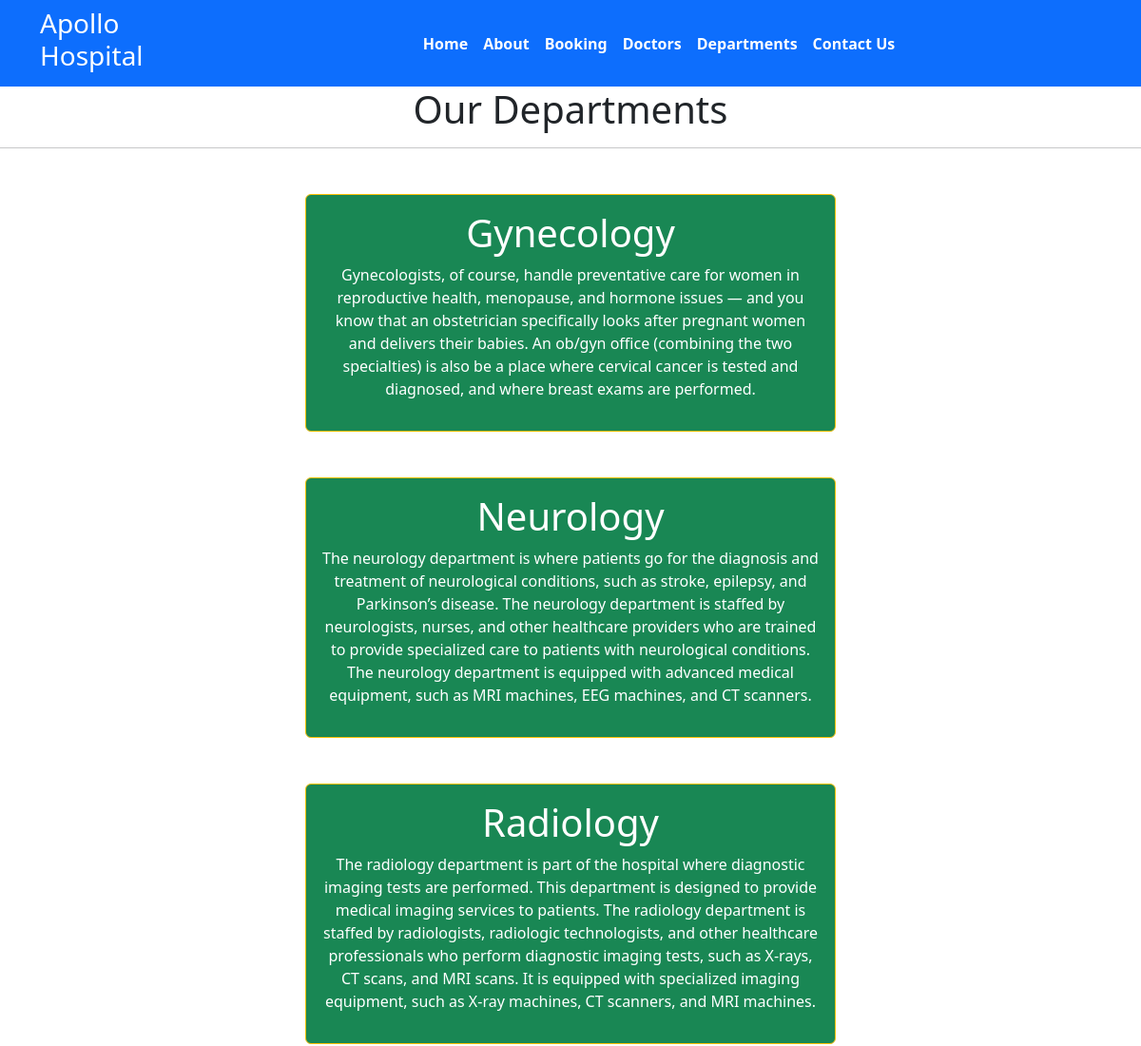
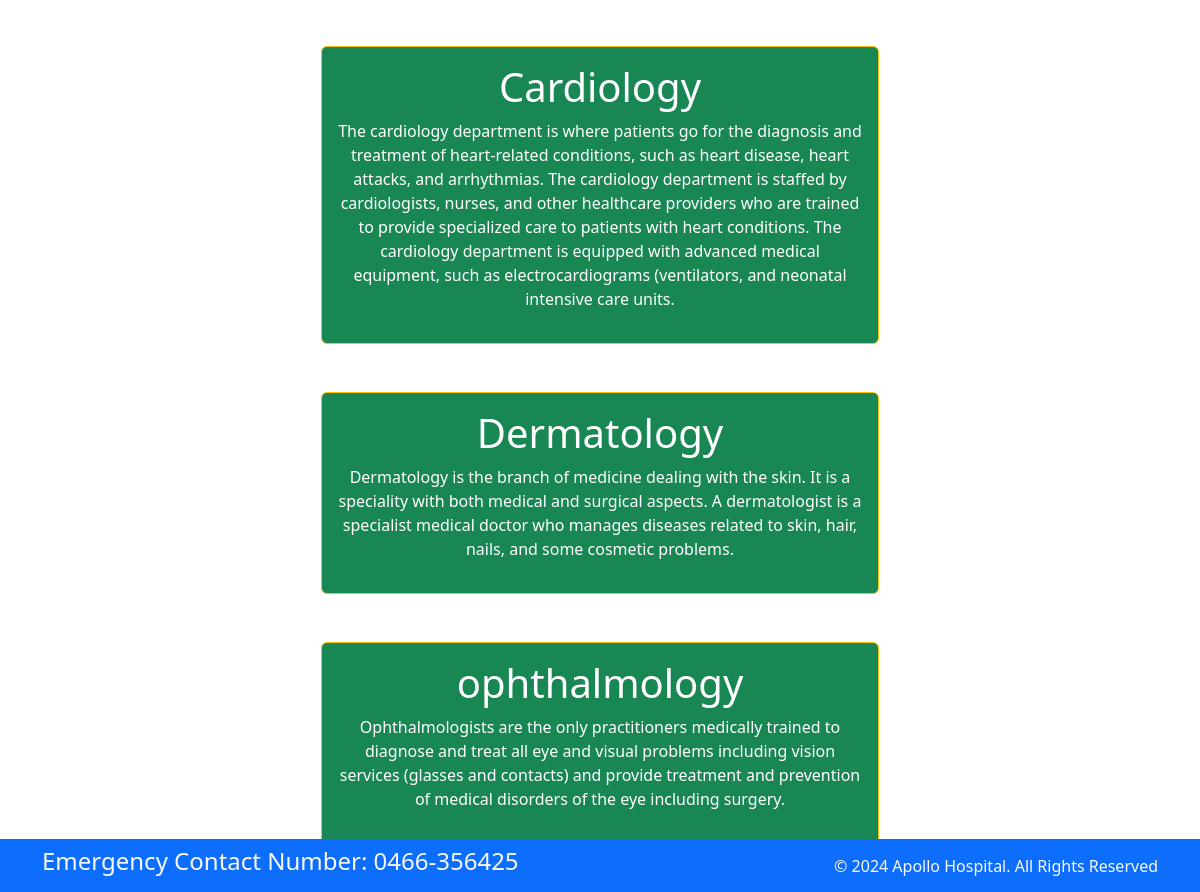
/hospital/department/, run on the app's committed database (2 pictures, top to bottom).
### hospital/models.py (models this page shows, shortened)
class Departments(models.Model):
    department_name=models.CharField(max_length=100)
    description=models.TextField()

### hospital/views.py (the view)
# urls.py: path("department/",views.DepartmentView.as_view(),name="dept"),
class DepartmentView(View):
    def get(self,request,*args,**kwargs):
        data=Departments.objects.all()
        return render(request,"dept.html",{"data":data})

### hospital/templates/dept.html
{%extends 'base.html'%}
{% block content %}
<h1 class="text-center"> Our Departments </h1>
<hr>
{% for i in data%}
<div class="container">
 <div class="mx-auto w-50 bg-success text-center text-white p-3 my-5 border border-warning rounded">
    <h1>{{i.department_name}}</h1>
    <p>{{i.description}}</p>
 </div>
</div>
{% endfor %}
{% endblock content%}

### data on the page
Departments: department_name "Gynecology", description "Gynecologists, of course, handle preventative care for women in reproductive health, menopause, and hormone issues — and you know that an obstetrician specifically looks after pregnant women and delivers their babies. An ob/gyn office (combining the two specialties) is also be a place where cervical cancer is tested and diagnosed, and where breast exams are performed."
Departments: department_name "Neurology", description "The neurology department is where patients go for the diagnosis and treatment of neurological conditions, such as stroke, epilepsy, and Parkinson’s disease. The neurology department is staffed by neurologists, nurses, and other healthcare providers who are trained to provide specialized care to patients with neurological conditions. The neurology department is equipped with advanced medical equipment, such as MRI machines, EEG machines, and CT scanners."
Departments: department_name "Radiology", description "The radiology department is part of the hospital where diagnostic imaging tests are performed. This department is designed to provide medical imaging services to patients. The radiology department is staffed by radiologists, radiologic technologists, and other healthcare professionals who perform diagnostic imaging tests, such as X-rays, CT scans, and MRI scans. It is equipped with specialized imaging equipment, such as X-ray machines, CT scanners, and MRI machines."
Departments: department_name "Cardiology", description "The cardiology department is where patients go for the diagnosis and treatment of heart-related conditions, such as heart disease, heart attacks, and arrhythmias. The cardiology department is staffed by cardiologists, nurses, and other healthcare providers who are trained to provide specialized care to patients with heart conditions. The cardiology department is equipped with advanced medical equipment, such as electrocardiograms (ventilators, and neonatal intensive care units."
Departments: department_name "Dermatology", description "Dermatology is the branch of medicine dealing with the skin. It is a speciality with both medical and surgical aspects. A dermatologist is a specialist medical doctor who manages diseases related to skin, hair, nails, and some cosmetic problems."
Departments: department_name "ophthalmology", description "Ophthalmologists are the only practitioners medically trained to diagnose and treat all eye and visual problems including vision services (glasses and contacts) and provide treatment and prevention of medical disorders of the eye including surgery."
